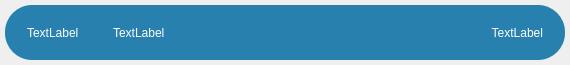
<?xml version="1.0" encoding="UTF-8"?>
<ui version="4.0">
 <class>WalletGuiWidget</class>
 <widget class="QWidget" name="WalletGuiWidget">
  <property name="geometry">
   <rect>
    <x>0</x>
    <y>0</y>
    <width>570</width>
    <height>65</height>
   </rect>
  </property>
  <property name="windowTitle">
   <string>Form</string>
  </property>
  <layout class="QHBoxLayout" name="horizontalLayout">
   <property name="leftMargin">
    <number>5</number>
   </property>
   <property name="topMargin">
    <number>5</number>
   </property>
   <property name="rightMargin">
    <number>5</number>
   </property>
   <property name="bottomMargin">
    <number>5</number>
   </property>
   <item>
    <widget class="QFrame" name="frame">
     <property name="styleSheet">
      <string notr="true">*{
background-color: #2880AE;
border-radius: 27px;
color: #ffffff;
padding : 0 5px 0 5px;
}</string>
     </property>
     <property name="frameShape">
      <enum>QFrame::StyledPanel</enum>
     </property>
     <property name="frameShadow">
      <enum>QFrame::Raised</enum>
     </property>
     <layout class="QHBoxLayout" name="horizontalLayout_2">
      <item>
       <widget class="QLabel" name="lb_id">
        <property name="maximumSize">
         <size>
          <width>80</width>
          <height>16777215</height>
         </size>
        </property>
        <property name="text">
         <string>TextLabel</string>
        </property>
       </widget>
      </item>
      <item>
       <widget class="QLabel" name="lb_name">
        <property name="text">
         <string>TextLabel</string>
        </property>
       </widget>
      </item>
      <item>
       <widget class="QLabel" name="lb_price">
        <property name="maximumSize">
         <size>
          <width>130</width>
          <height>16777215</height>
         </size>
        </property>
        <property name="text">
         <string>TextLabel</string>
        </property>
        <property name="alignment">
         <set>Qt::AlignRight|Qt::AlignTrailing|Qt::AlignVCenter</set>
        </property>
       </widget>
      </item>
     </layout>
    </widget>
   </item>
  </layout>
 </widget>
 <resources/>
 <connections/>
</ui>
